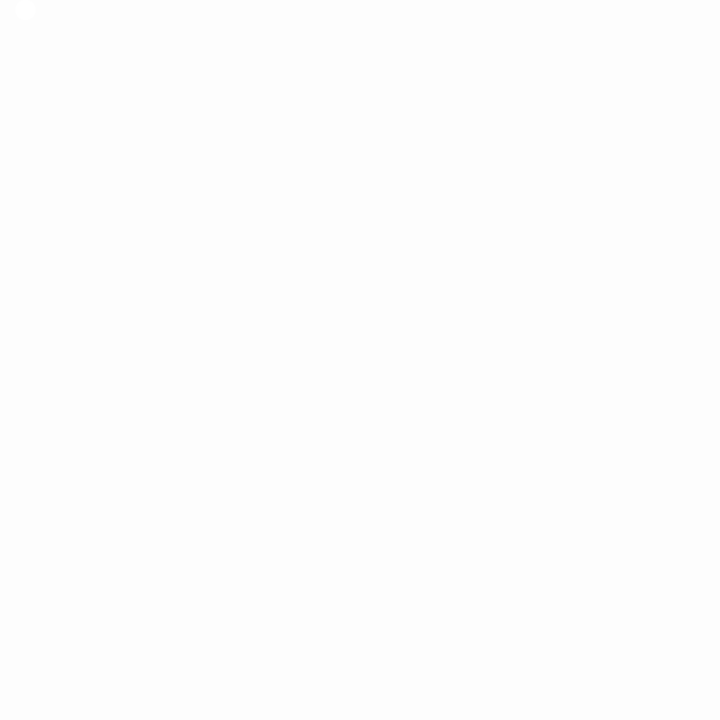
Frame 1 (no input)
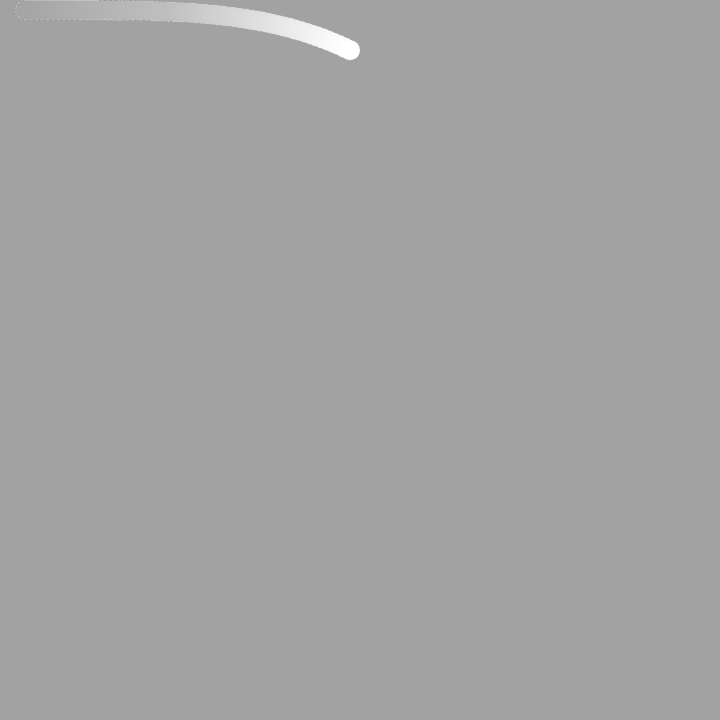
Frame 60 (no input)
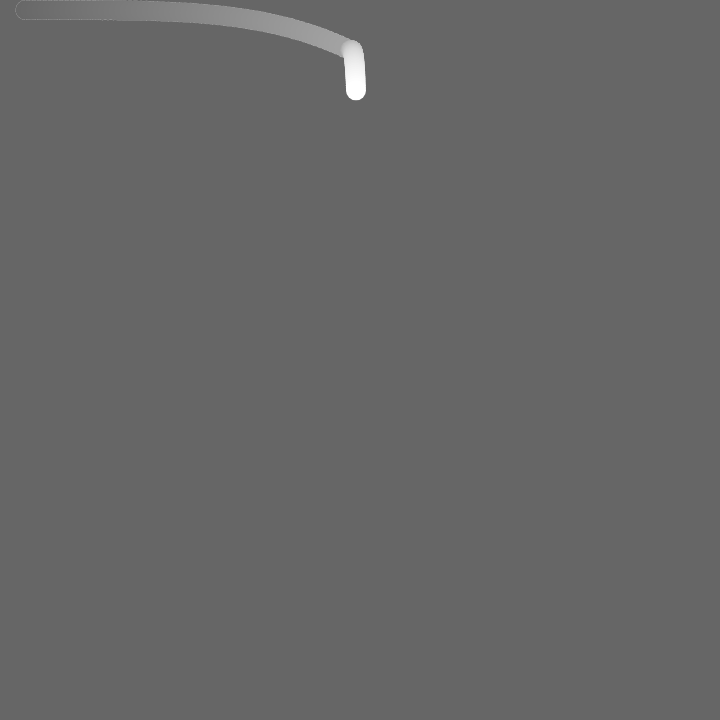
Frame 120 (the mouse pressed at the canvas centre since frame 60)

The p5.js sketch that drew these frames (run headless with seeded random() and noise() and a simulated clock; from frame 60 on, the mouse is pressed at the canvas centre):

// p5.js sketch
// ── sketch.js
/*
 * @name Moving On Curves
 * @frame 720,400
 * @description In this example, the circles moves along the curve y = x^4.
 * Click the mouse to have it move to a new position.
 */

let beginX = 20.0; // Initial x-coordinate
let beginY = 10.0; // Initial y-coordinate
let endX = 570.0; // Final x-coordinate
let endY = 320.0; // Final y-coordinate
let distX; // X-axis distance to move
let distY; // Y-axis distance to move
let exponent = 4; // Determines the curve
let x = 0.0; // Current x-coordinate
let y = 0.0; // Current y-coordinate
let step = 0.01; // Size of each step along the path
let pct = 0.0; // Percentage traveled (0.0 to 1.0)

function setup() {
  createCanvas(720, 720);
  noStroke();
  distX = endX - beginX;
  distY = endY - beginY;
}

function draw() {
  fill(0, 2);
  rect(0, 0, width, height);
  pct += step;
  if (pct < 1.0) {
    x = beginX + pct * distX;
    y = beginY + pow(pct, exponent) * distY;
  }
  fill(255);
  ellipse(x, y, 20, 20);
}

function mousePressed() {
  pct = 0.0;
  beginX = x;
  beginY = y;
  endX = mouseX;
  endY = mouseY;
  distX = endX - beginX;
  distY = endY - beginY;
}
